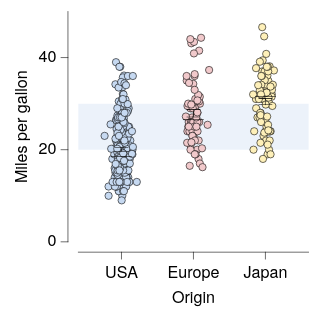

The specification (Vega-Lite) saved for this image:
### Vega-Lite specification from a JSON file in a GitHub repository (floating-point values rounded to 4 significant figures; data arrays with more than 128 entries replaced by an {"elided": "..."} marker saying what was removed)
{"background": null, "config": {"arc": {"fill": "#DBDBDB", "fillOpacity": 1.0, "innerRadius": 25.0, "padAngle": 0.03, "stroke": "black", "strokeOpacity": 1, "strokeWidth": 0.25}, "area": {"fill": "#DBDBDB", "fillOpacity": 1.0, "stroke": "black", "strokeOpacity": 1, "strokeWidth": 0.25}, "axis": {"domain": true, "domainCap": "round", "domainColor": "black", "domainWidth": 0.25, "grid": false, "gridCap": "round", "gridColor": "#F1F1F1", "gridDash": [0, 0], "gridOpacity": 1.0, "gridWidth": 0.25, "labelColor": "black", "labelFont": "Helvetica Neue", "labelFontSize": 7, "labelFontStyle": "normal", "labelFontWeight": 400, "offset": 4.5, "ticks": true, "tickCap": "round", "tickColor": "black", "tickRound": false, "tickSize": 3, "tickWidth": 0.25, "titleColor": "black", "titleFont": "Helvetica Neue", "titleFontSize": 7, "titleFontStyle": "normal", "titleFontWeight": 400}, "axisX": {"domain": true, "labelAlign": "center", "labelAngle": 0, "labels": true, "ticks": true, "translate": 0}, "axisY": {"domain": true, "labelAlign": "right", "labelAngle": 0, "labels": true, "ticks": true, "translate": 0}, "axisRight": {"domain": true, "labelAlign": "left", "labelAngle": 0, "labels": true, "ticks": true, "translate": 0}, "axisTop": {"domain": true, "labelAlign": "center", "labelAngle": 0, "labels": true, "ticks": true, "translate": 0}, "axisBand": {"tickOffset": 0}, "bar": {"fill": "#DBDBDB", "fillOpacity": 1.0, "stroke": "black", "strokeOpacity": 1, "strokeWidth": 0.25}, "boxplot": {"size": 9.0, "ticks": {"cornerRadius": 0.25, "fill": "black", "size": 4.5, "thickness": 0.25}, "box": {"fillOpacity": 1.0, "stroke": "black", "strokeOpacity": 1, "strokeWidth": 0.25}, "median": {"fill": "black", "fillOpacity": 1.0, "size": 9.0, "thickness": 0.25}, "rule": {"fill": "black", "fillOpacity": 1.0, "size": 10.0, "stroke": "black", "strokeDash": [0, 0], "strokeOpacity": 1, "strokeWidth": 0.25}, "outliers": {"color": "black", "fill": "black", "fillOpacity": 1.0, "size": 0, "stroke": "black", "strokeOpacity": 1, "strokeWidth": 0.25}}, "circle": {"fill": "black", "fillOpacity": 1.0, "size": 0.5, "stroke": null, "strokeOpacity": 1, "strokeWidth": 0.25}, "errorband": {"band": {"fillOpacity": 0.6, "stroke": null, "strokeWidth": 0.25, "strokeOpacity": 1}, "borders": {"opacity": 0, "strokeOpacity": 0.25, "strokeWidth": 1}}, "errorbar": {"opacity": 1, "rule": {"strokeDash": [0, 0], "strokeWidth": 0.25}, "ticks": {"color": "black", "cornerRadius": 0.125, "opacity": 1, "size": 6.0, "thickness": 0.25}, "thickness": 0.25}, "font": "Helvetica Neue", "geoshape": {"fill": "#DBDBDB", "fillOpacity": 1.0, "stroke": "black", "strokeOpacity": 1, "strokeWidth": 0.25}, "header": {"labelColor": "black", "labelFont": "Helvetica Neue", "labelFontSize": 7, "labelFontStyle": "normal", "labelFontWeight": 400, "titleColor": "black", "titleFont": "Helvetica Neue", "titleFontSize": 7, "titleFontStyle": "normal", "titleFontWeight": 400, "titlePadding": 0}, "legend": {"disable": false, "offset": 4.5, "titlePadding": 4, "labelOffset": 2, "gradientLabelOffset": 2, "gradientLength": 50.0, "gradientThickness": 5.0, "gradientOpacity": 1.0, "gradientStrokeColor": "black", "gradientStrokeWidth": 0.25, "labelColor": "black", "labelFont": "Helvetica Neue", "labelFontSize": 7, "labelFontStyle": "normal", "labelFontWeight": 400, "strokeColor": "black", "strokeWidth": 0, "symbolSize": 42, "symbolStrokeColor": "black", "symbolStrokeWidth": 0.25, "titleColor": "black", "titleFont": "Helvetica Neue", "titleFontSize": 7, "titleFontStyle": "normal", "titleFontWeight": 400}, "line": {"color": "black", "stroke": "black", "strokeCap": "round", "strokeDash": [0, 0], "strokeOpacity": 1, "strokeWidth": 0.375}, "point": {"filled": true, "fill": "#DBDBDB", "fillOpacity": 1.0, "size": 5.0, "stroke": "black", "strokeOpacity": 1, "strokeWidth": 0.25}, "range": {"category": ["#C6D9F1", "#F1C9CB", "#FEF0B9", "#CEE37A", "#7AA8E0", "#E589A3", "#FDDD5D", "#68B961", "#4177B1", "#C35082", "#E5C227", "#438156"], "diverging": {"scheme": ["#C35082", "#CE6D94", "#D989A7", "#E2A4BA", "#EABFCE", "#F1DBE2", "#F6F6F6", "#D7E0EB", "#B9CBE0", "#9BB6D5", "#7DA1C9", "#5F8CBD", "#4177B1"]}, "heatmap": {"scheme": ["#130010", "#27022E", "#370453", "#3D1E76", "#3A3B92", "#2E57AA", "#1374BA", "#1A90BE", "#20ABC1", "#27C6C1", "#48DEB3", "#91EE9F"]}, "ordinal": {"scheme": ["#F1F1F1", "#DBDBDB", "#C6C6C6", "#B2B2B2", "#9D9D9D", "#898989", "#767676", "#636363", "#515151", "#404040", "#2F2F2F", "#1F1F1F"]}, "ramp": {"scheme": ["#130010", "#27022E", "#370453", "#3D1E76", "#3A3B92", "#2E57AA", "#1374BA", "#1A90BE", "#20ABC1", "#27C6C1", "#48DEB3", "#91EE9F"]}}, "rule": {"color": "black", "stroke": "black", "strokeCap": "round", "strokeDash": [2, 2], "strokeOpacity": 1, "strokeWidth": 0.25}, "scale": {"bandPaddingInner": 0.1, "bandPaddingOuter": 0.1, "round": false}, "rect": {"fill": "#DBDBDB", "fillOpacity": 1.0, "stroke": "black", "strokeOpacity": 1, "strokeWidth": 0.25}, "square": {"fill": "#DBDBDB", "fillOpacity": 1.0, "size": 10.0, "stroke": "black", "strokeOpacity": 1, "strokeWidth": 0.25}, "text": {"color": "black", "font": "Helvetica Neue", "fontSize": 7, "fontStyle": "normal", "fontWeight": 400}, "title": {"anchor": "middle", "frame": "group", "color": "black", "font": "Helvetica Neue", "fontSize": 7, "fontStyle": "normal", "fontWeight": 400, "subtitleColor": "black", "subtitleFont": "Helvetica Neue", "subtitleFontSize": "Helvetica Neue", "subtitleFontStyle": "normal", "subtitleFontWeight": 400}, "view": {"continuousWidth": 100, "continuousHeight": 100, "discreteWidth": 100, "discreteHeight": 100, "fill": null, "stroke": null, "strokeWidth": 0.25}}, "layer": [{"mark": {"type": "rect", "color": "#DFE9F7", "cornerRadius": 0, "opacity": 0.6, "stroke": null, "strokeOpacity": 0, "strokeWidth": 0}, "encoding": {"y": {"datum": 20.0}, "y2": {"datum": 30.0}}}, {"layer": [{"data": {"name": "data-5a85ede2053d4aec77293cfb476ae07b"}, "mark": {"type": "circle", "opacity": 1.0, "size": 10.0, "stroke": "black", "strokeOpacity": 1, "strokeWidth": 0.25}, "encoding": {"color": {"field": "Origin", "legend": null, "sort": ["USA", "Europe", "Japan"], "title": null, "type": "nominal"}, "x": {"axis": {}, "field": "Origin", "sort": ["USA", "Europe", "Japan"], "title": "Origin", "type": "nominal"}, "xOffset": {"field": "jitter_x", "scale": {"domain": [-7.33, 7.33], "range": [5.17, 19.83]}, "type": "quantitative"}, "y": {"field": "Miles_per_Gallon", "title": "Miles per gallon", "type": "quantitative"}}}, {"data": {"name": "data-64e7897fd8423deef5c97d660b6d3367"}, "mark": {"type": "errorbar"}, "encoding": {"x": {"axis": {}, "field": "Origin", "sort": ["USA", "Europe", "Japan"], "title": "Origin", "type": "nominal"}, "y": {"field": "__mean", "title": "Miles per gallon", "type": "quantitative"}, "yError": {"field": "__error"}}}, {"data": {"name": "data-5a85ede2053d4aec77293cfb476ae07b"}, "mark": {"type": "boxplot", "box": {"fillOpacity": 0, "strokeOpacity": 0}, "outliers": {"opacity": 0}, "rule": {"strokeOpacity": 0}, "ticks": false}, "encoding": {"x": {"axis": {}, "field": "Origin", "sort": ["USA", "Europe", "Japan"], "title": "Origin", "type": "nominal"}, "y": {"field": "Miles_per_Gallon", "title": "Miles per gallon", "type": "quantitative"}}}]}], "data": {"name": "data-f649f9d1c293ec8042ca0358e3477a5a"}, "$schema": "https://vega.github.io/schema/vega-lite/v6.4.1.json", "datasets": {"data-f649f9d1c293ec8042ca0358e3477a5a": [{"__dummy": 0, "__dysonsphere__": 1}], "data-5a85ede2053d4aec77293cfb476ae07b": {"elided": "398 records"}, "data-64e7897fd8423deef5c97d660b6d3367": [{"Origin": "USA", "__mean": 20.08, "__error": 0.4058, "__dysonsphere__": 1}, {"Origin": "Japan", "__mean": 30.45, "__error": 0.6852, "__dysonsphere__": 1}, {"Origin": "Europe", "__mean": 27.89, "__error": 0.8037, "__dysonsphere__": 1}]}}
